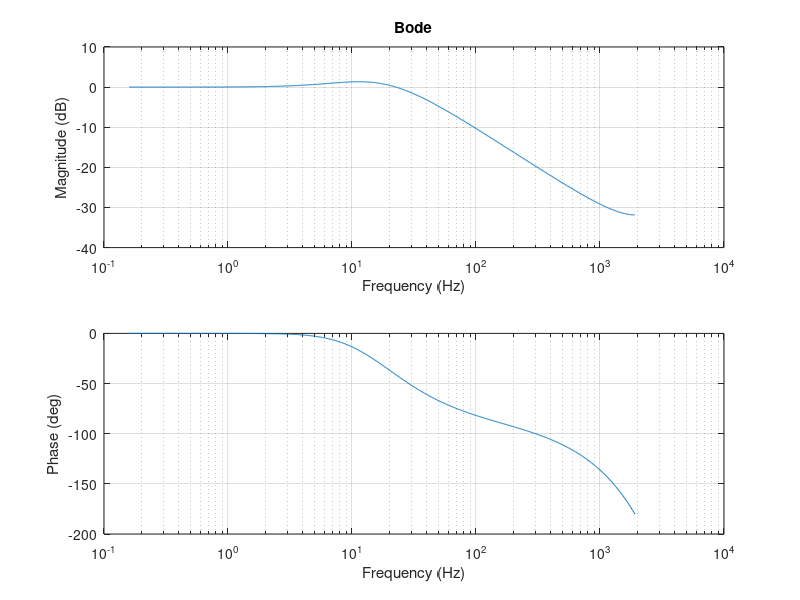
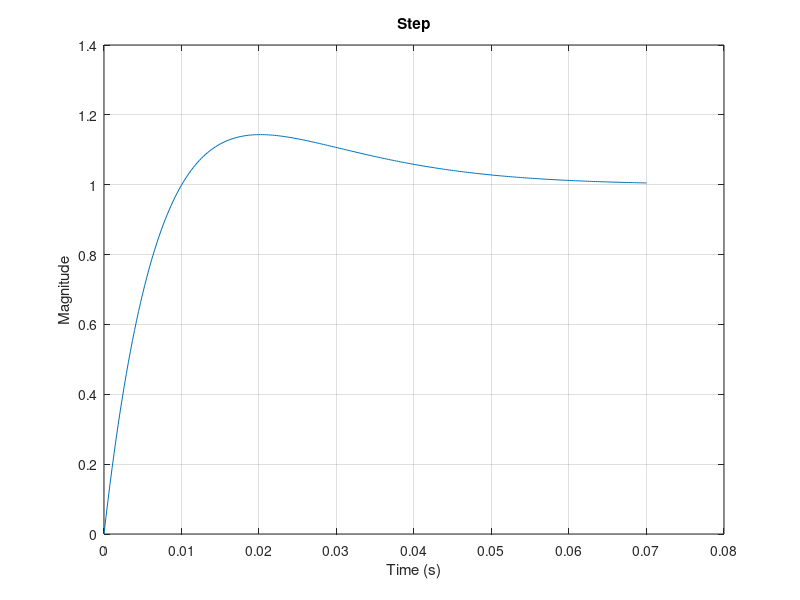
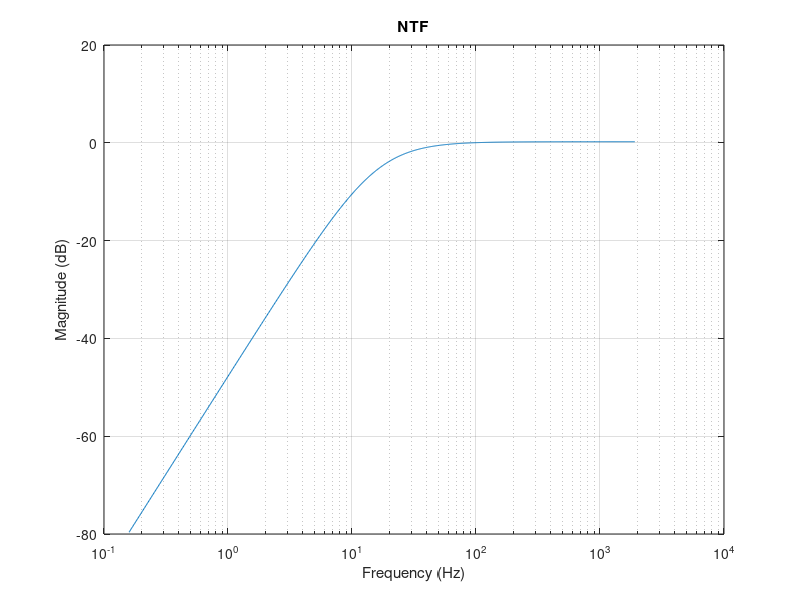

The MATLAB source for these figures, in order:
##
##This work is part of the White Rabbit project
##
##Copyright (C) 2024 CERN (www.cern.ch)
##Author: Mattia Rizzi <mattia.rizzi@ing.unibs.it>
##Author: Harvey Leicester <harvey.leicester@cern.ch>
##
##Released according to the GNU GPL, version 2 or any later version.

clear all; 
close all;

##parameters
Ki = 2;           #integrator gain: helper = 2, main = 30
Kp = 150;         #proportional gain: helper = 150, main = 1100
ppm_range = 100;  #ppm pull range of oscillator: helper = 100ppm, main = 10ppm
frac_bits = 12;   #PI_FRACBITS
HPLL_N = 14;      #tag interval = 2^HPLL_N
f_ref = 62.5e6;   #reference frequency 
delta = 1;        #dmtd delta 
dac_bits = 16;    #controller dac bits
dac_v_range = 3.3;  #dac full scale range (V)

##do not modify
fs = f_ref*(delta/(delta+(2^HPLL_N))) #offset frequency = sample rate, i.e result of dmtd mixing
Ts = 1/(fs);    #fs period
Kpfd = (2^HPLL_N)/(2*pi);   #phase detector gain
vco_pullrange = (f_ref * ppm_range) / 10^6;    #vco pull range (Hz)
dac_v_res = dac_v_range/2^dac_bits;   #dac V resolution 
Kvco = vco_pullrange * dac_v_res;     #vco gain
PI = tf([(Ki+Kp) -Kp], [1 -1], Ts)    #pi tf
VCO = tf([Ts*Kvco],[1 -1], Ts)        #vco tf

L = Kpfd*PI*(1/2^frac_bits)*VCO*2*pi  
L = minreal(L);
Sys = feedback(L,1);  #close the loop

##bode plot
[m, ph, w] = bode(Sys);
f = w/(2*pi());
m_db = 20*log10(m);

figure(1)
subplot(2,1,1);                    
semilogx(f, m_db);             
zoom on;
grid on;
title('Bode');
xlabel('Frequency (Hz)');
ylabel('Magnitude (dB)');
subplot(2,1,2);                   
semilogx(f, ph);              
grid on;
zoom on;
xlabel('Frequency (Hz)');
ylabel('Phase (deg)');

##step response
[y,t]=step(Sys);

figure 
plot(t, y)
title("Step")
xlabel("Time (s)")
ylabel("Magnitude") 
grid on

##ntf
Sys_rejection = feedback(1,L);
[m, ph, w] = bode(Sys_rejection);
f = w/(2*pi());
m_db = 20*log10(m);
figure
semilogx(f, m_db);
grid on 
zoom on 
title("NTF")
xlabel('Frequency (Hz)');
ylabel('Magnitude (dB)');
